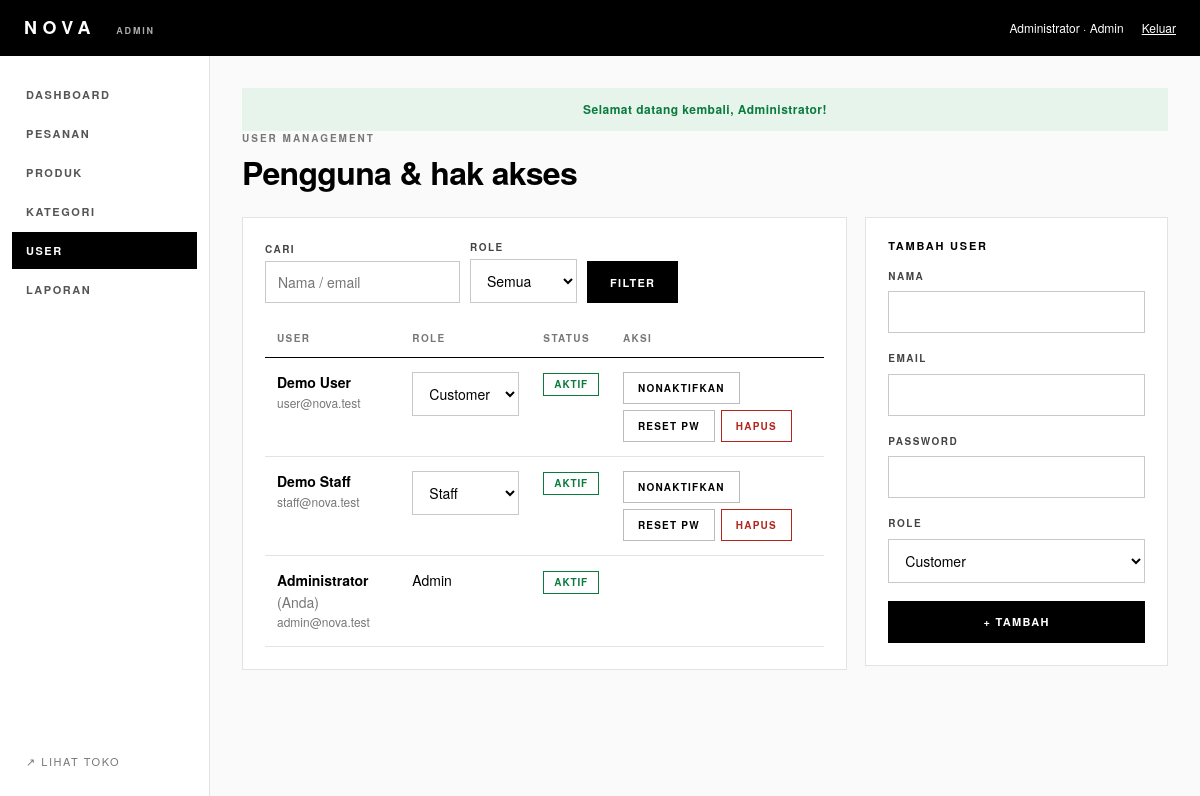
The page /admin/users.php (signed in) on the database its author committed.
### tables this page shows
CREATE TABLE users (
 id INT AUTO_INCREMENT PRIMARY KEY,
 name VARCHAR(100) NOT NULL,
 email VARCHAR(150) NOT NULL UNIQUE,
 password VARCHAR(255) NOT NULL,
 phone VARCHAR(30) NULL,
 address TEXT NULL,
 role ENUM('customer','staff','admin') NOT NULL DEFAULT 'customer',
 status ENUM('active','inactive') NOT NULL DEFAULT 'active',
 created_at TIMESTAMP DEFAULT CURRENT_TIMESTAMP,
 INDEX(role), INDEX(status)
);

### includes/helpers.php (called while the page is built, shortened)
<?php
function h($s): string { return htmlspecialchars((string)($s ?? ''), ENT_QUOTES, 'UTF-8'); }
function paginate(int $total, int $per = PER_PAGE): array {
    $pages = max(1, (int)ceil($total / $per));
    $page = min(max(1, (int)($_GET['page'] ?? 1)), $pages);
    return [($page - 1) * $per, $pages, $page];
}

### includes/db.php (called while the page is built)
<?php
function db(): PDO {
    static $pdo = null;
    if ($pdo) return $pdo;
    try {
        $dsn = getenv('TOKOBAJU_DSN') ?: 'mysql:host=' . DB_HOST . ';dbname=' . DB_NAME . ';charset=utf8mb4';
        $pdo = new PDO($dsn, getenv('TOKOBAJU_DSN') ? null : DB_USER, getenv('TOKOBAJU_DSN') ? null : DB_PASS, [
            PDO::ATTR_ERRMODE => PDO::ERRMODE_EXCEPTION,
            PDO::ATTR_DEFAULT_FETCH_MODE => PDO::FETCH_ASSOC,
            PDO::ATTR_EMULATE_PREPARES => false,
        ]);
    } catch (PDOException $e) {
        http_response_code(500);
        exit('Koneksi database gagal. Nyalakan MySQL di XAMPP, impor database/schema.sql, lalu cek config/app.php.');
    }
    return $pdo;
}
function q(string $sql, array $params = []): PDOStatement {
    $st = db()->prepare($sql);
    $st->execute($params);
    return $st;
}

### admin/users.php (the view, shortened to what this page needs)
<?php
require_once __DIR__ . '/../includes/bootstrap.php';
$error = ''; $me = (int)$_SESSION['user_id'];
$s = trim($_GET['s'] ?? ''); $r = $_GET['role'] ?? '';
$where = ['1=1']; $params = [];
$cond = implode(' AND ', $where);
$total = (int)q("SELECT COUNT(*) FROM users WHERE $cond", $params)->fetchColumn();
[$off, $pages, $page] = paginate($total);
$users = q("SELECT id,name,email,role,status,created_at FROM users WHERE $cond ORDER BY id DESC LIMIT " . PER_PAGE . " OFFSET $off", $params)->fetchAll();
require __DIR__ . '/../includes/partials/admin_header.php';
?>
<div class="page-head"><div><div class="eyebrow">User management</div><h1>Pengguna & hak akses</h1></div></div>
<div class="two wide-left">
  <section class="panel">
    <form class="filters" method="get">
      <div class="field"><label>Cari</label><input type="search" name="s" value="<?= h($s) ?>" placeholder="Nama / email"></div>
      <div class="field"><label>Role</label><select name="role"><option value="">Semua</option></select></div>
      <button class="btn">Filter</button>
    </form>
    <div class="table-wrap"><table>
      <thead><tr><th>User</th><th>Role</th><th>Status</th><th>Aksi</th></tr></thead><tbody>
      <?php foreach ($users as $u): $self = (int)$u['id'] === $me; ?>
        <tr><td><b><?= h($u['name']) ?></b><?= $self ? ' <span class="muted">(Anda)</span>' : '' ?><small><?= h($u['email']) ?></small></td>
          <td><?php if ($self): ?><?= ucfirst($u['role']) ?><?php else: ?>
            <form method="post"><?= csrf_field() ?><input type="hidden" name="do" value="role"><input type="hidden" name="id" value="<?= $u['id'] ?>">
              <select name="role" onchange="this.form.submit()" style="min-height:34px;width:auto"><?php foreach (['customer', 'staff', 'admin'] as $x): ?><option value="<?= $x ?>" <?= $u['role'] === $x ? 'selected' : '' ?>><?= ucfirst($x) ?></option><?php endforeach; ?></select></form><?php endif; ?></td>
          <td><span class="status <?= $u['status'] === 'active' ? 'st-ok' : 'st-bad' ?>"><?= $u['status'] === 'active' ? 'Aktif' : 'Nonaktif' ?></span></td>
          <td><?php if (!$self): ?><div class="actions">
            <form method="post"><button class="btn light small"><?= $u['status'] === 'active' ? 'Nonaktifkan' : 'Aktifkan' ?></button></form>
            <form method="post" data-confirm="Reset password user ini?"><button class="btn light small">Reset PW</button></form>
            <form method="post" data-confirm="Hapus user ini? Pesanannya juga terhapus."><button class="btn danger small">Hapus</button></form>
          </div><?php endif; ?></td></tr>
      <?php endforeach; ?></tbody></table></div><?= pager($pages, $page) ?>
  </section>
  <section class="panel"><h2>Tambah user</h2>
    <form method="post"><?= csrf_field() ?><input type="hidden" name="do" value="add">
      <div class="field"><label>Nama</label><input type="text" name="name" required></div>
      <div class="field"><label>Email</label><input type="email" name="email" required></div>
      <div class="field"><label>Password</label><input type="password" name="password" minlength="6" required></div>
      <div class="field"><label>Role</label><select name="role"><option value="customer">Customer</option><option value="staff">Staff</option><option value="admin">Admin</option></select></div>
      <button class="btn full">+ Tambah</button></form></section>
</div>
<?php require __DIR__ . '/../includes/partials/admin_footer.php'; ?>

### assets/css/base.css (style rules this page uses)
:root { --ink: #000; --paper: #fff; --soft: #f4f4f4; --line: #e3e3e3; --mute: #777; --ok: #0a7a3d; --bad: #b3261e; --run: #1d4ed8; --wait: #8a6100; --font: "Helvetica Neue", Helvetica, Arial, sans-serif; }
* { box-sizing: border-box; }
html { scroll-behavior: smooth; }
body { margin: 0; background: var(--paper); color: var(--ink); font: 14px/1.55 var(--font); -webkit-font-smoothing: antialiased; }
h1, h2, h3 { margin: 0; line-height: 1.15; letter-spacing: -.02em; }
.eyebrow { font-size: 10px; font-weight: 700; letter-spacing: .2em; text-transform: uppercase; color: var(--mute); margin-bottom: 8px; }
.muted { color: var(--mute); }
.small { font-size: 12px; }
.btn, button.btn { display: inline-flex; align-items: center; justify-content: center; gap: 6px; height: 42px; padding: 0 22px; background: var(--ink); color: var(--paper); border: 1px solid var(--ink); font: 700 11px var(--font); letter-spacing: .12em; text-transform: uppercase; text-decoration: none; cursor: pointer; transition: .2s; }
.btn.light { background: var(--paper); color: var(--ink); border-color: #bbb; }
.btn.danger { background: var(--paper); color: var(--bad); border-color: var(--bad); }
.btn.small { height: 32px; padding: 0 14px; font-size: 10px; }
.btn.full { width: 100%; }
.field { margin-bottom: 18px; }
.field label { display: block; margin-bottom: 7px; font-size: 10px; font-weight: 700; letter-spacing: .15em; text-transform: uppercase; color: #444; }
input[type=text], input[type=email], input[type=password], input[type=number], input[type=tel], input[type=date], input[type=search], input[type=file], select, textarea { width: 100%; min-height: 42px; padding: 10px 12px; border: 1px solid #c9c9c9; background: var(--paper); color: var(--ink); font: 14px var(--font); border-radius: 0; outline: none; }
.status { display: inline-block; padding: 3px 10px; border: 1px solid currentColor; font-size: 10px; font-weight: 700; letter-spacing: .08em; text-transform: uppercase; white-space: nowrap; }
.st-ok { color: var(--ok); }
.table-wrap { overflow-x: auto; }
table { width: 100%; border-collapse: collapse; }
th { text-align: left; font-size: 10px; font-weight: 700; letter-spacing: .14em; text-transform: uppercase; color: var(--mute); padding: 10px 12px; border-bottom: 1px solid var(--ink); white-space: nowrap; }
td { padding: 14px 12px; border-bottom: 1px solid var(--line); vertical-align: top; }
td small { display: block; color: var(--mute); font-size: 12px; }

### assets/css/admin.css (style rules this page uses)
body.admin { background: #fafafa; }
.page-head { display: flex; justify-content: space-between; align-items: end; gap: 16px; margin-bottom: 26px; flex-wrap: wrap; }
.page-head h1 { font-size: 2rem; }
.panel { background: #fff; border: 1px solid var(--line); padding: 22px; margin-bottom: 18px; }
.panel h2 { font-size: 11px; letter-spacing: .16em; text-transform: uppercase; margin-bottom: 16px; }
.two { display: grid; grid-template-columns: 1fr 1fr; gap: 18px; align-items: start; }
.two.wide-left { grid-template-columns: 2fr 1fr; }
.filters { display: flex; gap: 10px; flex-wrap: wrap; align-items: end; margin-bottom: 18px; }
.filters .field { margin: 0; }
.filters .field label { margin-bottom: 4px; }
.filters input, .filters select { min-height: 38px; }
.actions { display: flex; gap: 6px; flex-wrap: wrap; }
.actions form { margin: 0; }

### rows shown on the page
users: name "Demo User", email "user@nova.test", role "Customer", status "AKTIF"
users: name "Demo Staff", email "staff@nova.test", role "Staff", status "AKTIF"
users: name "Administrator", shows "(Anda)", email "admin@nova.test", role "Admin", status "AKTIF"

### other values the page prints
APP_NAME "NOVA"
$_SESSION['user_name'] "Administrator"
current_role() "Admin"
$label "DASHBOARD"
$label "PESANAN"
$label "PRODUK"
$label "KATEGORI"
$label "USER"
$label "LAPORAN"
$flash['message'] "Selamat datang kembali, Administrator!"
